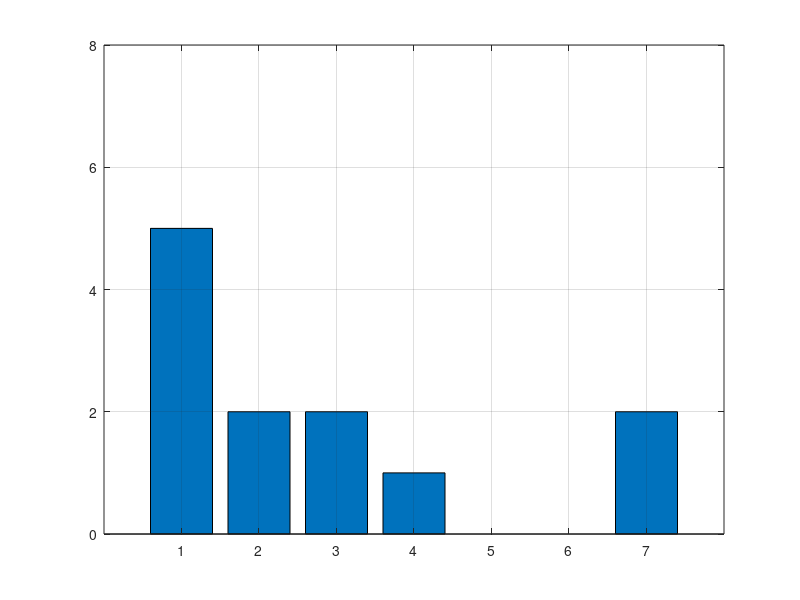
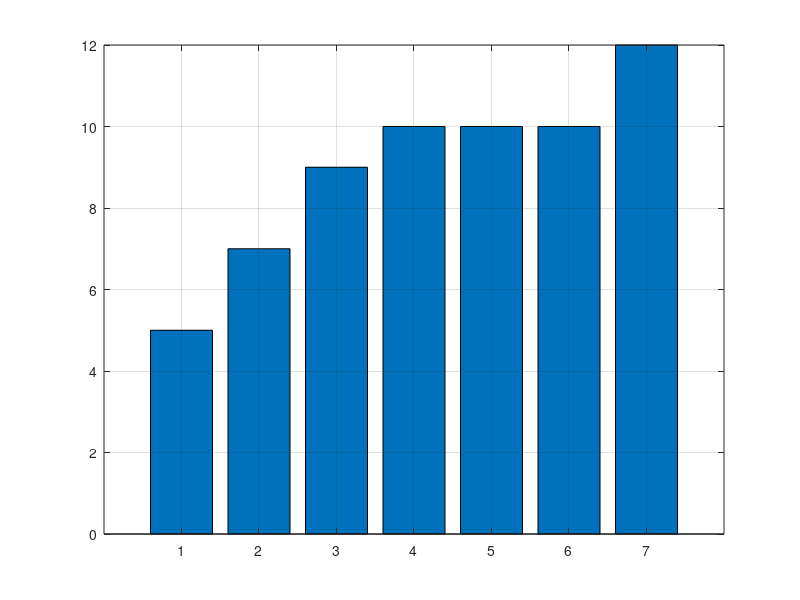
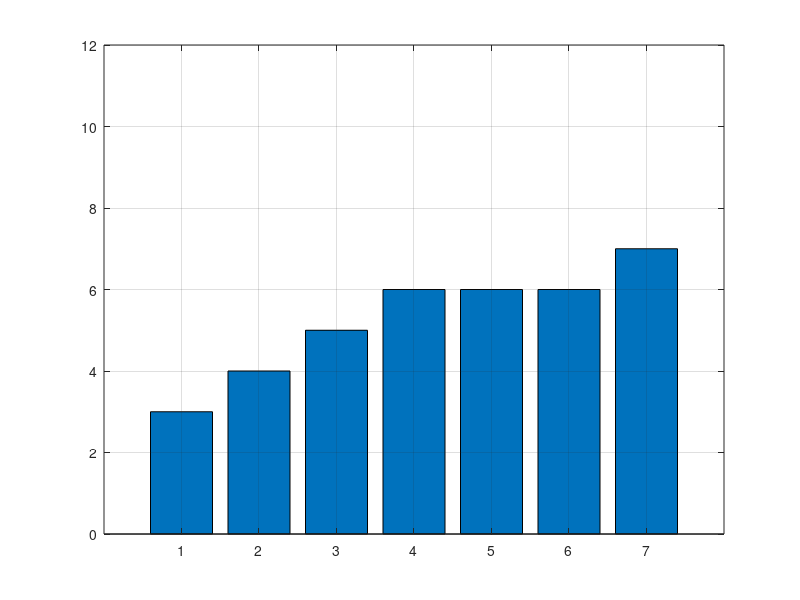

Write the MATLAB code that produced these figures, in order.
% Anugerah A'raaf Disman
% 200209500014
% PTIK B

% MATRIKS
Data = [1 2 1 1, 3 3 4 7, 2 1 1 7];

% HISTOGRAM
[kolom, baris] = size(Data);
Histogram = zeros(1,7);

for x = 1 : kolom
    for y = 1 : baris
        a = Data(x,y);
        Histogram(a) = Histogram(a) + 1;
    end
end

figure(1)
bar(Histogram)
axis([0 8 0 8])
grid on

% KOMULATIF
Komulatif = zeros(1,7);
for b = 1 : 7
    Komulatif(b) = sum(Histogram(1:b));
end

figure(2)
bar(Komulatif)
axis([0 8 0 kolom*baris])
grid on

% EQUALISASI
Equalisasi = zeros(1,7);
for c = 1 : 7
    Equalisasi(c) = round(Komulatif(c)* 7 / (kolom*baris));
end

figure(3)
bar(Equalisasi)
axis([0 8 0 kolom*baris])
grid on
